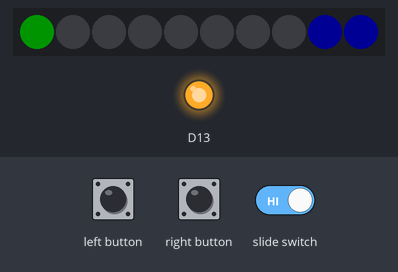
This sketch was run on a simulated Adafruit Circuit Playground Express. On the bench: 10 RGB LEDs in strip order, left to right, output pins drawn as LEDs (lit = HIGH). The test bench sets the inputs (shaded band). Dim RGB values are drawn brighter than linear; random numbers use the default seed unless the sketch sets one.

Above: at 0.8 s.
0.9 s: slide switch set LOW
At 1.2 s:
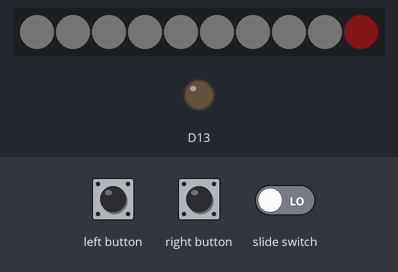
2.4 s: left button pressed for 1 s
At 3.6 s:
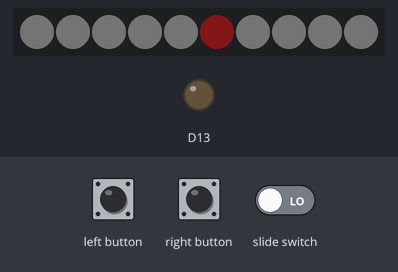
4.9 s: right button pressed for 3.2 s
9.6 s: left button pressed for 0.15 s
At 10.1 s:
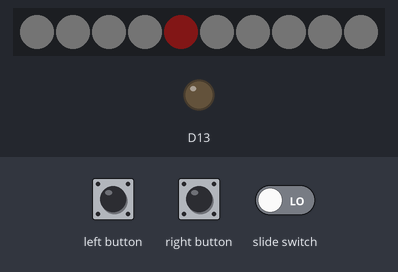
11.2 s: right button pressed for 0.15 s
12.8 s: left button pressed for 0.15 s
At 13.8 s:
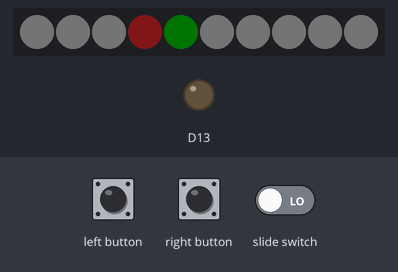
Timing chart, 0 to 15.4 s (numbered marks = the images above; inputs shaded):
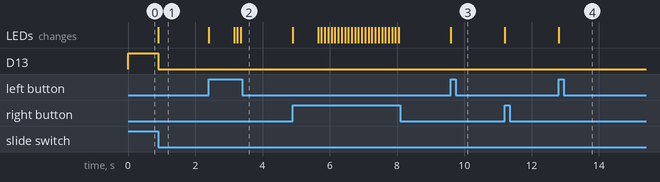

Measured:
- after the input at 0.9 s, D13: HIGH → LOW at once; the LEDs: change at once (image 1)
- after the input at 2.4 s, the LEDs: first change at once (image 2 shows a later state)
- after the input at 9.6 s, the LEDs: change at once (image 3)
- after the input at 12.8 s, the LEDs: change at once (image 4)

The sketch:

expressgames.ino
```cpp
#include <Arduino.h>
#undef min
#undef max
#include "expressgames.h"
#include "monkeyrooms.h"

void setup() {
    ExpressGames expressGames;
    expressGames.AddGame(make_shared<MonkeyRooms>());
    for (auto &p : expressGames.GetGames()) p->Reset();
    expressGames.Loop();
}

void loop() {
}
```

button.cpp
```cpp
#include "button.h"

#include <Adafruit_CircuitPlayground.h>
static auto &Express = CircuitPlayground;

Button::Button(bool right, unsigned long timeMinimum, unsigned long timeRepeatDelay, unsigned long timeRepeatRate) :
        _right(right), _down(false), _state(0),
        _timeDelays({timeMinimum, timeRepeatDelay, 1000 / timeRepeatRate}),
        _timeLastClick(0ul) {
    Clicked();
}

bool Button::Clicked() {
    if (!_right) _down = Express.leftButton();
    else _down = Express.rightButton();
    if (!_down) {
        _state = 0;
        return false;
    }
    unsigned long now = millis();
    if (now >= _timeLastClick + _timeDelays[_state]) {
        if (_state < 2) ++_state;
        _timeLastClick = now;
        return true;
    }
    return false;
}
```

button.h
```cpp
#ifndef _BUTTON_H_
#define _BUTTON_H_

class Button {
private:
    bool _right;
    bool _down;
    int _state;
    unsigned long _timeDelays[3];
    unsigned long _timeLastClick;
public:
    explicit Button(bool right, unsigned long timeMinimum = 250ul, unsigned long timeRepeatDelay = 750ul, unsigned long timeRepeatRate = 10ul);
    bool Clicked();
    bool Down() const { return _state > 0; }
};

#endif // _BUTTON_H_
```

expressgame.h
```cpp
#ifndef _EXPRESSGAME_H_
#define _EXPRESSGAME_H_

using namespace std;

class ExpressGame {
protected:
    int _parameterMin;
    int _parameterMax;
    int _parameter;
public:
    explicit ExpressGame(int parameterMin, int parameterMax) :
            _parameterMin(parameterMin), _parameterMax(parameterMax),
            _parameter(parameterMin) {}
    int GetParameterMin() const { return _parameterMin; }
    int GetParameterMax() const { return _parameterMax; }
    int GetParameter() const { return _parameter; }
    virtual void SetParameter(int parameter) { _parameter = parameter; Reset(); }
    virtual void Reset() = 0;
    virtual bool Break() { return false; };
    virtual bool Move() = 0;
    virtual void Draw() const = 0;
};

#endif // _EXPRESSGAME_H_
```

expressgames.cpp
```cpp
#include "expressgames.h"

#include <Adafruit_CircuitPlayground.h>
static auto &Express = CircuitPlayground;

using namespace std;

ExpressGames::ExpressGames() :
        _gameNumber(0), _buttonLeft(false), _buttonRight(true) {
    Express.begin();
}

ExpressGames::~ExpressGames() {

}

void ExpressGames::AddGame(const shared_ptr<ExpressGame> game) {
    _games.push_back(game);
}

void ExpressGames::Loop() {
    while (true) {
        if (InMenu()) Menu();
        else Game();
    }
}

bool ExpressGames::InMenu() const {
    return Express.slideSwitch();
}

void ExpressGames::ShowMenu() const {
    bool show = InMenu();
    Express.redLED(show ? HIGH : LOW);
    if (show) {
        for (int i = 0; i < 5; ++i) Express.setPixelColor(i, 0, (i <= _gameNumber ? 255 : 0), 0);
        int param = _games.at(_gameNumber)->GetParameter();
        for (int i = 9; i >= 5; --i) Express.setPixelColor(i, 0, 0, (--param >= 0 ? 255 : 0));
    }
    else {
        Express.clearPixels();
    }
}

void ExpressGames::Menu() {
    ShowMenu();
    while (InMenu()) {
        if (_buttonLeft.Clicked()) NextGameNumber();
        if (_buttonRight.Clicked()) NextGameParameter();
    }
}

void ExpressGames::NextGameNumber() {
    if (++_gameNumber >= _games.size()) _gameNumber = 0;
    ShowMenu();
}

void ExpressGames::NextGameParameter() {
    auto &game = _games.at(_gameNumber);
    auto parameter = game->GetParameter() + 1;
    game->SetParameter(parameter <= game->GetParameterMax() ? parameter : game->GetParameterMin());
    ShowMenu();
}

void ExpressGames::Game() {
    ShowMenu();
    auto &game = _games.at(_gameNumber);
    game->Draw();
    while (!InMenu() && !game->Break()) if (game->Move()) game->Draw();
}
```

expressgames.h
```cpp
#ifndef _EXPRESSGAMES_H_
#define _EXPRESSGAMES_H_

#include <memory>
#include <vector>

#include "button.h"
#include "expressgame.h"

using namespace std;

class ExpressGames {
private:
    vector<shared_ptr<ExpressGame>> _games;
    int _gameNumber;
    Button _buttonLeft;
    Button _buttonRight;
public:
    explicit ExpressGames();
    ~ExpressGames();
    void AddGame(const shared_ptr<ExpressGame> game);
    const vector<shared_ptr<ExpressGame>> &GetGames() const { return _games; }
    void Loop();
private:
    bool InMenu() const;
    void ShowMenu() const;
    void Menu();
    void NextGameNumber();
    void NextGameParameter();
    void Game();
};

#endif //_EXPRESSGAMES_H_
```

monkeyrooms.cpp
```cpp
#include "monkeyrooms.h"

#include <Adafruit_CircuitPlayground.h>
static auto &Express = CircuitPlayground;

static const unsigned long stateMask = 0x55555ul;
static const unsigned long colors[4] { 0x000000ul, 0x101010ul, 0x000010ul, 0x001000ul };
static const unsigned long colorCursor = 0x400000ul;
static const int stepsOptimal[6] {0, 0, 8, 4, 3, 2};

void MonkeyRooms::Reset() {
    _states = stateMask;
    _steps = 0;
    _cursor = 9;
}

unsigned long TransformStates(unsigned long states) {
    states &= ~states >> 1;
    return stateMask & ((states << 2) | (states >> 2) | ((states >> 18) & 1) | ((states & 1) << 18));
}

bool MonkeyRooms::Move() {
    bool stateChanged = false;
    if (_buttonLeft.Clicked()) {
        if (--_cursor < 0) _cursor = 9;
        stateChanged = true;
    }
    if (_buttonRight.Clicked()) {
        unsigned long bit = 2 << (_cursor << 1);
        if (_states & bit) {
            _states &= ~bit;
        }
        else {
            _states |= bit;
            int marked = 0;
            for (unsigned long i = 0, b = 2; i < 10; ++i, b <<= 2) if (_states & b) ++marked;
            if (!TransformStates(_states) || marked == _parameter) Transform();
        }
        stateChanged = true;
    }
    return stateChanged;
}

void MonkeyRooms::Draw() const {
    for (int i = 0; i < 10; ++i) {
        unsigned long color = colors[(_states >> (i << 1)) & 3];
        if (i == _cursor) color |= colorCursor;
        Express.setPixelColor(i, color);
    }
}

void MonkeyRooms::Transform() {
    _states = TransformStates(_states);
    ++_steps;
    if (!_states) Win();
}

void MonkeyRooms::Win() {
    vector<unsigned long> states;
    if (_steps == stepsOptimal[_parameter]) {
        unsigned long state = 0;
        for (int i = 0; i < 7 || !state; ++i) {
            state += random(1, 3);
            states.push_back(1 + state % 3);
        }
    }
    states.push_back(1);
    for (int i = 0; i < 10 * states.size(); ++i) {
        _states &= ~(3 << (_cursor << 1));
        _states |= states[i / 10] << (_cursor << 1);
        if (--_cursor < 0) _cursor = 9;
        Draw();
        delay(25);
    }
    while (_cursor) {
        --_cursor;
        Draw();
        delay(25);
    }
    Reset();
    Draw();
}
```

monkeyrooms.h
```cpp
#ifndef _MONKEYROOMS_H_
#define _MONKEYROOMS_H_

#include <vector>

#include "button.h"
#include "expressgame.h"

using namespace std;

class MonkeyRooms : public ExpressGame {
protected:
    unsigned long _states; // 2 bits per room: 1 if the monkey can be there + 2 if marked
    int _steps;
    int _cursor;
    Button _buttonLeft;
    Button _buttonRight;
public:
    explicit MonkeyRooms() : ExpressGame(2, 5),
            _buttonLeft(false), _buttonRight(true) {}
    void Reset() override;
    bool Move() override;
    void Draw() const override;
protected:
    void Transform();
    void Win();
};

#endif // _MONKEYROOMS_H_
```
